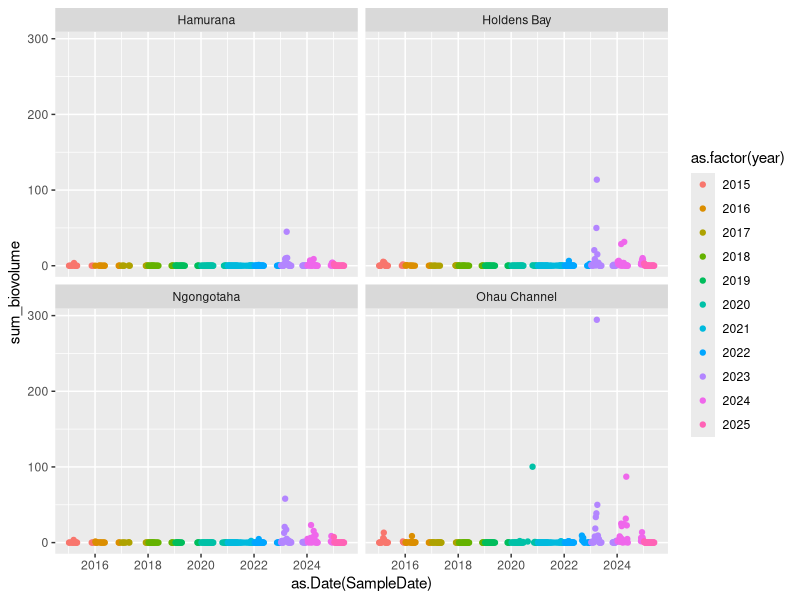
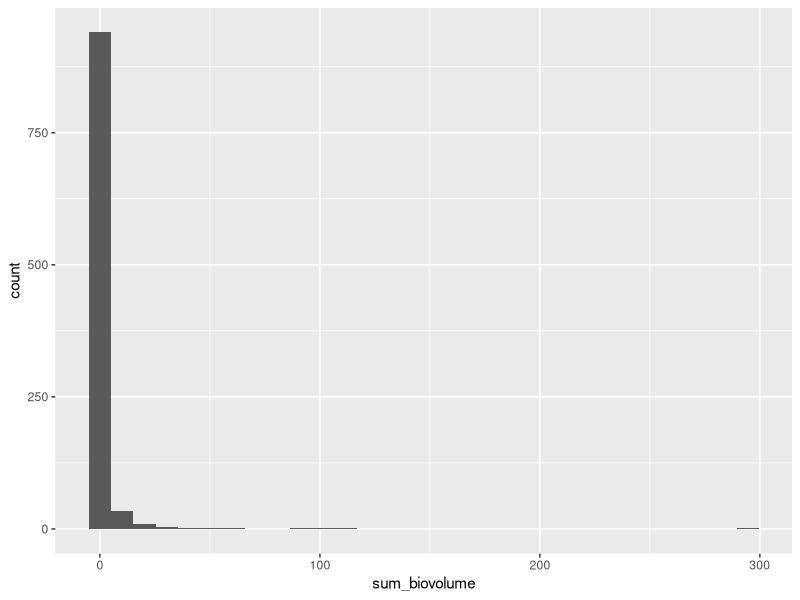
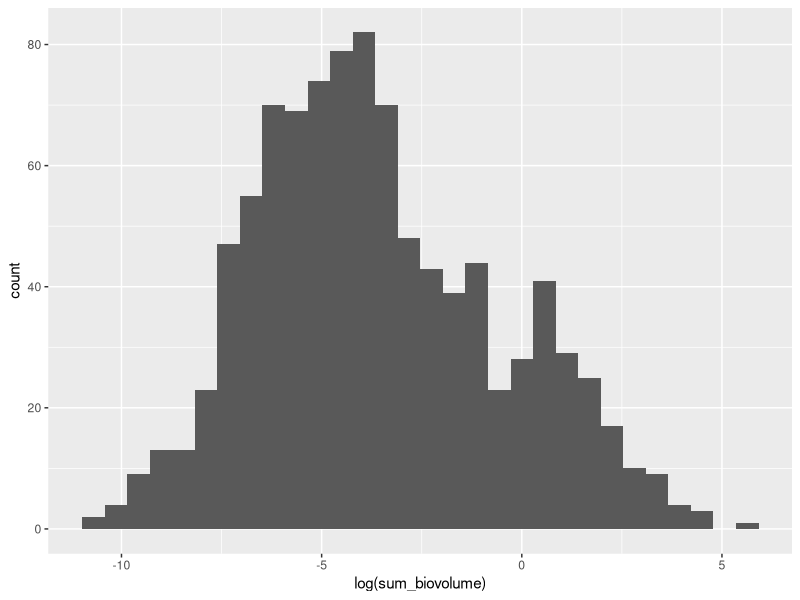
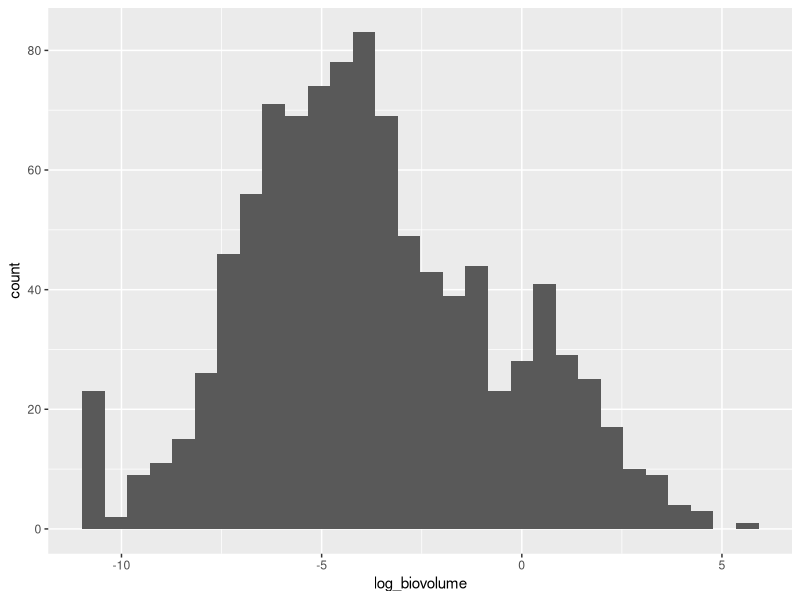
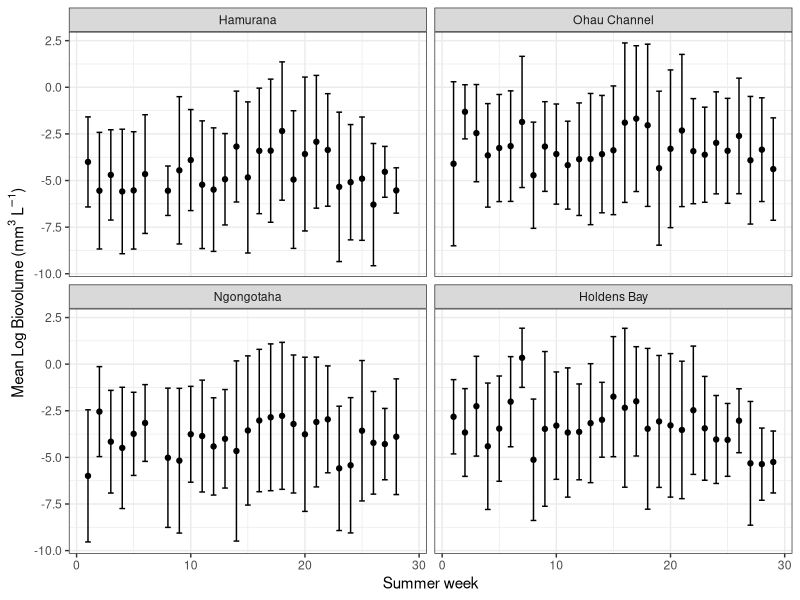
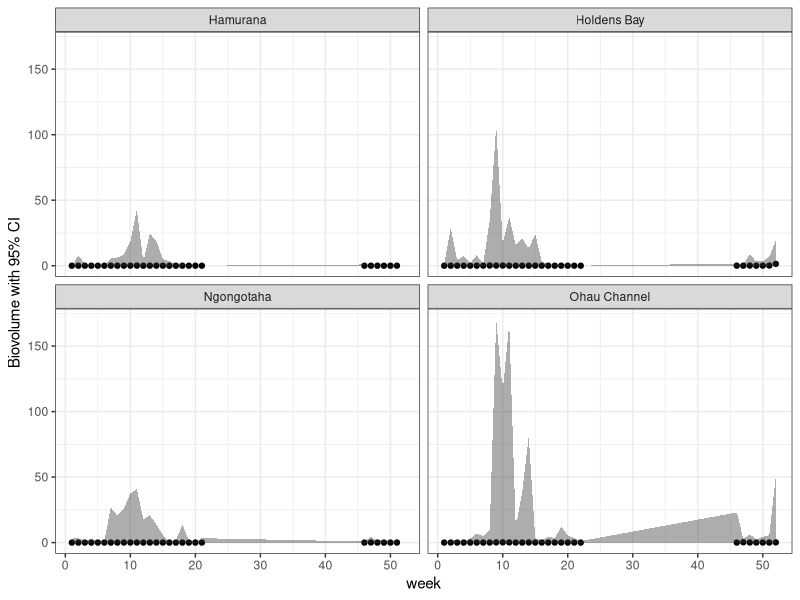
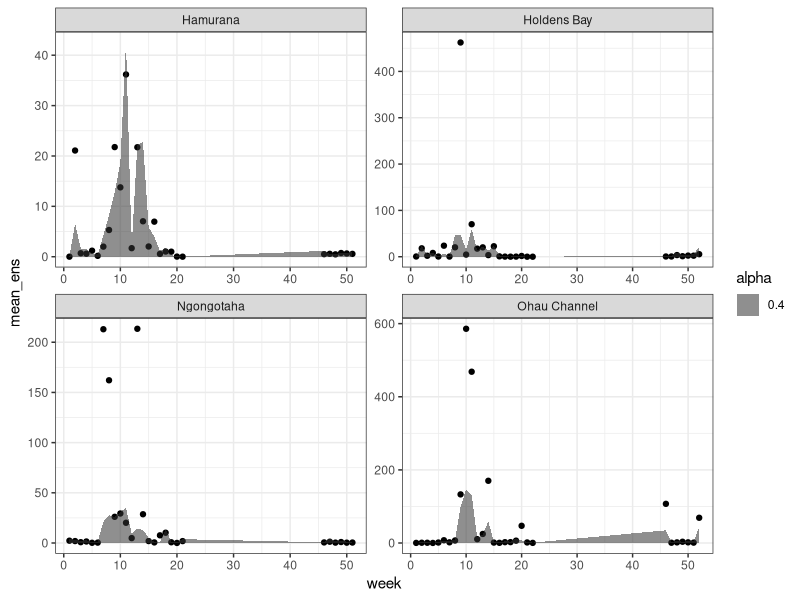
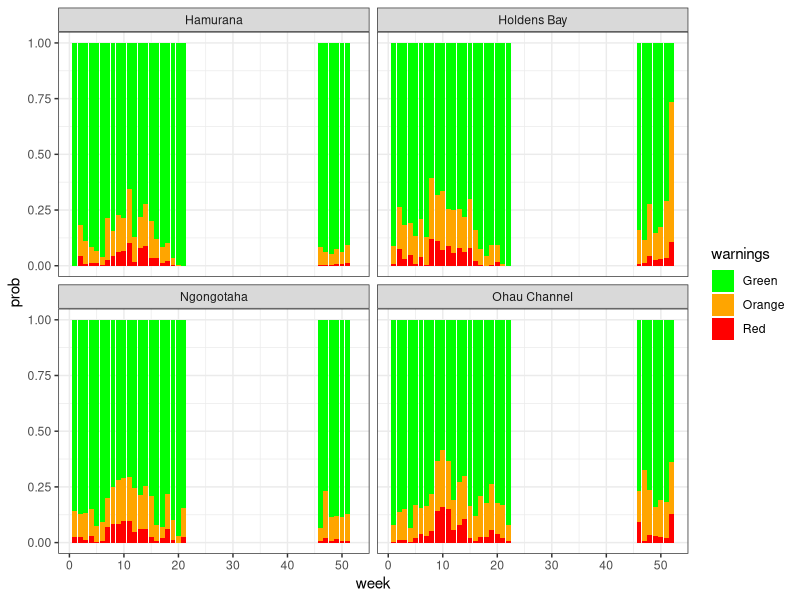

Write R code to recreate these figures, in order. (Note: this script raises an error after producing the figures.)
# produce climatology forecasts at BOPRC sites from long-term records
# trigger to run script: new observations added to boprc_cyano_2015-01-07_DATE.csv
# OR new file added in that folder with name prefix of boprc_cyano_**
library(tidyverse)

fcast_year <- 2025 # what year are you forecasting, this is so we can subset to before this year

########## read in biovolume data
boprc <- read.csv('./data/boprc_cyano/boprc_cyano_2015-01-07_2025-05-26.csv')%>% 
  select(Location, Site, SampleDate, PotentiallyToxicBioVolume) %>% 
  filter(!is.na(PotentiallyToxicBioVolume)) %>% 
  group_by(Site, SampleDate) %>% 
  summarise(sum_biovolume = sum(PotentiallyToxicBioVolume)) %>% # sum the biovolume on a given site and day (following NERM Cyanobacteria protocol 2024, alert levels are based on the combined total of all cyanobacteria)
  mutate(doy = yday(SampleDate), # add week and day of year
         year = year(SampleDate),
         week = week(SampleDate))

ggplot(boprc, aes(x = as.Date(SampleDate), y = sum_biovolume, color = as.factor(year))) +
  geom_point() +
  facet_wrap(~Site) 

ggplot(boprc, aes(x = sum_biovolume)) +
  geom_histogram()

ggplot(boprc, aes(x = log(sum_biovolume))) +
  geom_histogram()

######### log-transform the data for normality
#calculate mean and sd of potentially toxic biovolume for each week and site
# first log transform the data because it is not normally distributed, then take mean/sd
min_val <- min(boprc$sum_biovolume[boprc$sum_biovolume > 0])

boprc <- boprc %>% 
  mutate(log_biovolume = log(sum_biovolume + min_val)) 

ggplot(boprc, aes(x = log_biovolume)) +
  geom_histogram()

########### calculate mean and std for each week/site
climatology <- boprc %>% 
  filter(year < fcast_year) %>% 
  group_by(week, Site) %>% 
  summarise(mu_log = mean(log_biovolume),
            sd_log = sd(log_biovolume),
            n_obs = n()) %>% 
  filter(n_obs > 2) # only consider weeks with more than 2 obs

# create a 'summer week' index so it starts with the november sampling
first_summer_week <- min(climatology$week[climatology$week > 30], na.rm = TRUE)

climatology <- climatology %>% 
  mutate(summer_week = ifelse(week >= first_summer_week,
                              week - first_summer_week + 1,
                              week + (52 - first_summer_week + 1)))

p <- ggplot(climatology, aes(x = summer_week, y = mu_log)) +
  geom_point() +
  geom_errorbar(aes(ymin = mu_log - sd_log, ymax = mu_log + sd_log), width = 0.5) +
  facet_wrap(~factor(Site, levels = c('Hamurana', 'Ohau Channel',
                                      'Ngongotaha', 'Holdens Bay'))) +
  theme_bw() +
  xlab('Summer week') +
  ylab(expression(paste("Mean Log Biovolume (mm"^3, " ", L^-1, ")")))
p
ggsave('./figures/nzfss/climatology_mean_sd.png',
       p, width = 250, height = 150, dpi = 300, scale = 0.7,
       unit = 'mm')  

climatology <- climatology %>% 
  group_by(Site, week) %>% 
  mutate(lower_CI_pred = exp(qnorm(c(0.05, 0.95), mean = mu_log, sd = sd_log)[1]- min_val),
         upper_CI_pred = exp(qnorm(c(0.05, 0.95), mean = mu_log, sd = sd_log)[2] - min_val),
         mean_pred = exp(qnorm(c(0.5), mean = mu_log, sd = sd_log)- min_val),
         sd_pred = exp(sd_log - min_val))

ggplot(climatology, aes(x = week, y = mean_pred)) +
  geom_point() +
  geom_ribbon(aes(ymin = lower_CI_pred, ymax = upper_CI_pred), alpha = 0.4) +
  facet_wrap(~Site) +
  theme_bw() +
  ylab('Biovolume with 95% CI')

########### create an ensemble distribution for each week/site based on the observed mean and std
set.seed(123)
pred <- climatology %>% 
  group_by(Site, week) %>% 
  mutate(ens_pred = list(rlnorm(1000, meanlog = mu_log, sdlog = sd_log)))

########## calculate the mean and confidence intervals for the simulated distribution
pred_long <- pred %>%
  select(Site, week, ens_pred) %>%
  unnest(ens_pred) %>% 
  group_by(Site, week) %>% 
  summarise(mean_ens = mean(ens_pred),
            p05 = quantile(ens_pred, 0.05),
            p95 = quantile(ens_pred, 0.95),)

ggplot(pred_long, aes(x = week, y = mean_ens)) +
  geom_point() +
  geom_ribbon(aes(ymin = p05, ymax = p95, alpha = 0.4)) +
  facet_wrap(~ Site, scales = 'free') +
  theme_bw()

########## calculate the probability of each warning
warnings <- pred %>% 
  select(Site, week, ens_pred) %>%
  unnest(ens_pred) %>% 
  # classify each ensemble member as falling into which warning level
  mutate(warnings = case_when(ens_pred < 0.5 ~ "Green",
                              ens_pred >= 0.5 & ens_pred < 10 ~ 'Orange',
                              ens_pred >= 10 ~ 'Red')) %>% 
  group_by(Site, week, warnings) %>%
  summarise(n = n(), .groups = "drop") %>%
  group_by(Site, week) %>%
  # calculate the percent of ensemble members in each warning level
  mutate(prob = n / sum(n)) %>%
  select(Site, week, warnings, prob)

ggplot(warnings, aes(x = week, y = prob, fill = warnings)) +
  geom_col(position = 'stack') +
  facet_wrap(~Site) +
  scale_fill_manual(values = c('green', 'orange', 'red')) +
  theme_bw()

# just check that the probabilities sum to 100
daily_summary <- warnings %>% 
  group_by(Site, week) %>% 
  summarise(total_prob = sum(prob, na.rm = TRUE))

clim_out <- climatology %>% 
  select(Site, week, mean_pred, sd_pred) %>% 
  left_join(warnings)


write.csv(clim_out, './forecasts/climatology_values_probabilities.csv', row.names = FALSE)
#################################################################################
# produce spatial persistence forecasts at BOPRC using TALT sites

# first need to create regression between cyanofluor phyco and potentially toxic biovolume
# see Georgia's paper for reference on this: https://www.sciencedirect.com/science/article/pii/S1568988320301487
# do this for each site using data collected by TALT so far
# so far, this is just 16 observations, but it will grow
# and then we have 2 more obs per week to inform the spatial persistence

#################################################################################
# produce temporal persistence forecasts at BOPRC sites using buoy data
